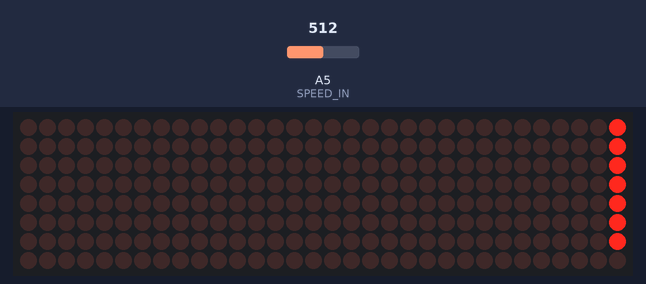
A program run on a simulated Arduino Uno, built with avr-gcc and run on an emulated ATmega328P. On the bench: 32×8 LED matrix. The inputs (shaded band) are chosen by the test bench; at power-on: A5 (SPEED_IN) = 512. What the program prints to the serial monitor is not drawn.

Above: at 0.9 s.
At 5.7 s:
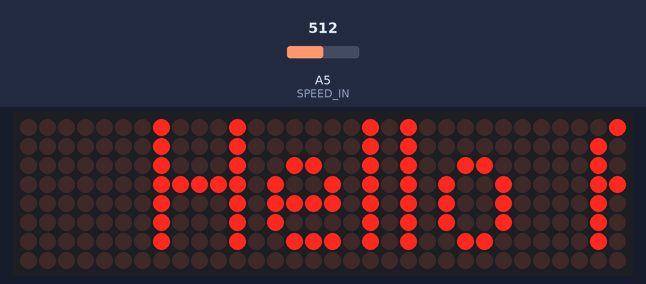
At 10.7 s:
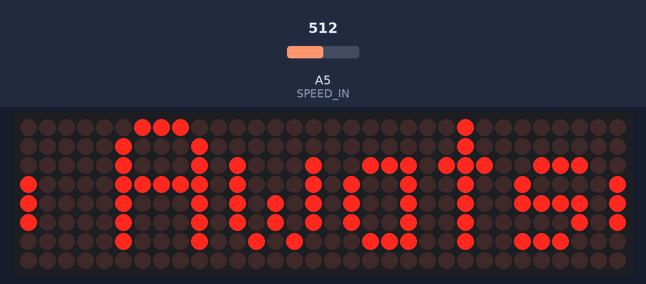
At 20.5 s:
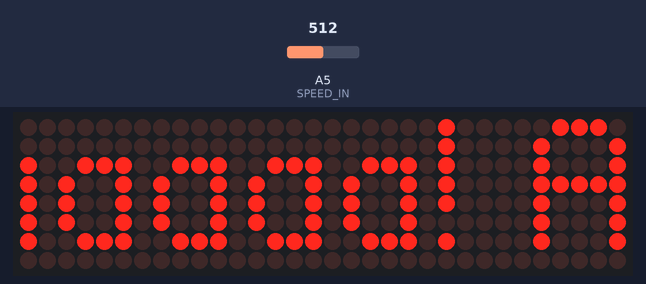
At 30.1 s:
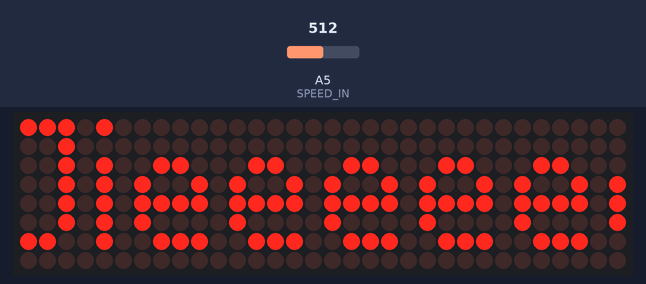
At 39.9 s:
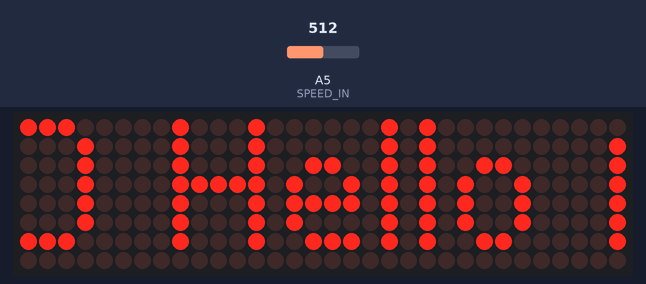

The program:

main.cpp
```cpp
#include <Arduino.h>
#include <MD_MAX72xx.h>
#include <SPI.h>

#define IMMEDIATE_NEW   0
#define USE_POT_CONTROL 1
#define PRINT_CALLBACK  0

#define PRINT(s, v) { Serial.print(F(s)); Serial.print(v); }
#define HARDWARE_TYPE MD_MAX72XX::FC16_HW
#define MAX_DEVICES 4


#define CLK_PIN   13  // or SCK
#define DATA_PIN  11  // or MOSI
#define CS_PIN    10  // or SS


// SPI hardware interface
MD_MAX72XX mx = MD_MAX72XX(HARDWARE_TYPE, CS_PIN, MAX_DEVICES);
// Arbitrary pins
//MD_MAX72XX mx = MD_MAX72XX(HARDWARE_TYPE, DATA_PIN, CLK_PIN, CS_PIN, MAX_DEVICES);

#if USE_POT_CONTROL
#define SPEED_IN A5
#else
#define SCROLL_DELAY 75
#endif

// Text parameters
#define CHAR_SPACING  1  // pixels between characters


// Global message buffers shared by Serial and Scrolling functions
#define BUF_SIZE  75
uint8_t curMessage[BUF_SIZE] = {" Hello Awatsadaaaaaa! And Jieeeeee. XD" };
uint8_t newMessage[BUF_SIZE];
bool newMessageAvailable = false;

uint16_t scrollDelay;

void readSerial(void) {
  static uint8_t putIndex = 0;

  while (Serial.available()) {
    newMessage[putIndex] = (char)Serial.read();
    if ((newMessage[putIndex] == '\n') || (putIndex >= BUF_SIZE-3)) {  // end of message character or full buffer
      // Put in a message separator and end the string
      newMessage[putIndex] = ' ';
      newMessage[putIndex] = '\0';
      // Restart the index for next filling spree and flag we have a message waiting
      putIndex = 0;
      newMessageAvailable = true;
    }
    else if (newMessage[putIndex] != '\r')
      // Just save the next char in next location
      putIndex++;
    }
  }

void scrollDataSink(uint8_t dev, MD_MAX72XX::transformType_t t, uint8_t col) {
  #if PRINT_CALLBACK
    Serial.print("\n cb");
    Serial.print(dev);
    Serial.print(' ');
    Serial.print(t);
    Serial.print(' ');
    Serial.println(col);
  #endif
}

uint8_t scrollDataSource(uint8_t dev, MD_MAX72XX::transformType_t t) {
  static uint8_t* p = curMessage;
  static enum { NEW_MESSAGE, LOAD_CHAR, SHOW_CHAR, BETWEEN_CHAR } state = LOAD_CHAR;
  static uint8_t curLen, showLen;
  static uint8_t cBuf[15];
  uint8_t colData = 0;

  #if IMMEDIATE_NEW
    if (newMessageAvailable) {
      state = NEW_MESSAGE;
      mx.clear();
    }
  #endif

  switch(state) {
    case NEW_MESSAGE:
      memcpy(curMessage, newMessage, BUF_SIZE);
      newMessageAvailable = false;
      p = curMessage;
      state = LOAD_CHAR;
      break;

    case LOAD_CHAR:
      showLen = mx.getChar(*p++, sizeof(cBuf)/sizeof(cBuf[0]),cBuf);
      curLen = 0;
      state = SHOW_CHAR;

      if (*p == '\0') {
        p = curMessage;
#if !IMMEDIATE_NEW
        if (newMessageAvailable) {
          state = NEW_MESSAGE;
          break;
        }
#endif
      }

      case SHOW_CHAR:
        colData = cBuf[curLen++];
        if (curLen == showLen) {
          showLen = CHAR_SPACING;
          curLen = 0;
          state = BETWEEN_CHAR;
        }
        break;

      case BETWEEN_CHAR:
        colData = 0;
        curLen++;
        if (curLen == showLen)
          state = LOAD_CHAR;
        break;

      default:
        state = LOAD_CHAR;
  }

  return(colData);
}

void scrollText(void) {
  static uint32_t prevTime = 0;

  if (millis() - prevTime >= scrollDelay) {
    mx.transform(MD_MAX72XX::TSL);
    prevTime = millis();
  }
}

uint16_t getScrollDelay(void) {
#if USE_POT_CONTROL
  uint16_t t;

  t = analogRead(SPEED_IN);
  t = map(t, 0, 1032, 25, 250);

  return(200);
#else
  return(SCROLL_DELAY);
#endif
}

void setup() {
  mx.begin();
  mx.setShiftDataInCallback(scrollDataSource);
  mx.setShiftDataOutCallback(scrollDataSink);

#if USE_POT_CONTROL
  pinMode(SPEED_IN, INPUT);
#else
  scrollDelay = SCROLL_DELAY;
#endif

  newMessage[0] = '\0';

  Serial.begin(57600);
  Serial.print("\n[MD_MAX72XX MEssage Display]\nType a message for the scrolling dislay\nEnd message line with a newline");
}

void loop() {
  scrollDelay = getScrollDelay();
  readSerial();
  scrollText();
}
```
